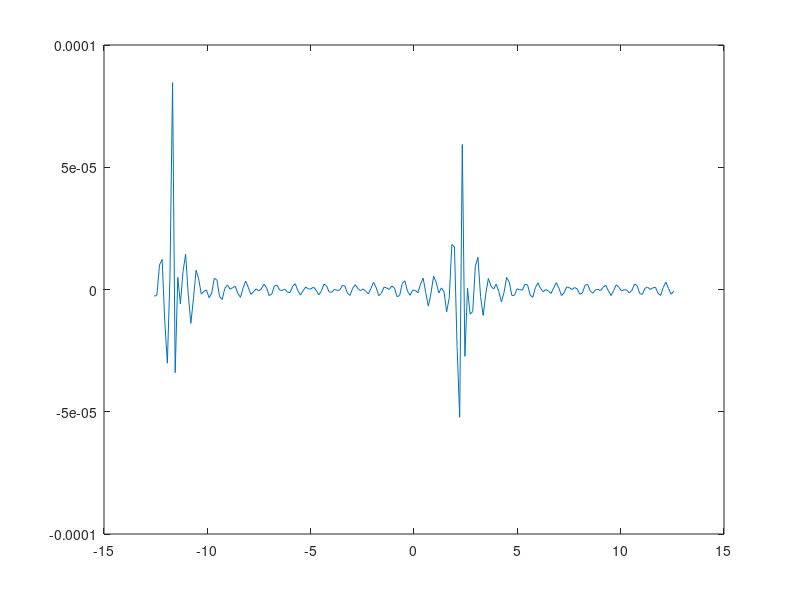

Write MATLAB code to recreate this figure.


t = linspace(-4*pi,4*pi,200);
w = linspace(100,1000,2000)';
delta_phix = 1:200;
delta_phiy = (1:2000)';
delta_phi_mat = delta_phiy*delta_phix;

d = zeros(2000,200);
for i = 2:2000
    for j = 1:200
    d(1,:) = 1:200;
    d(i,j) = d(i-1,j)+200;
    end
end


sin_mat = sin(w*t+d);
siz = size(sin_mat);

chirp = 1/(siz(1)*siz(2))*sum(sin_mat);
plot(t,chirp)


